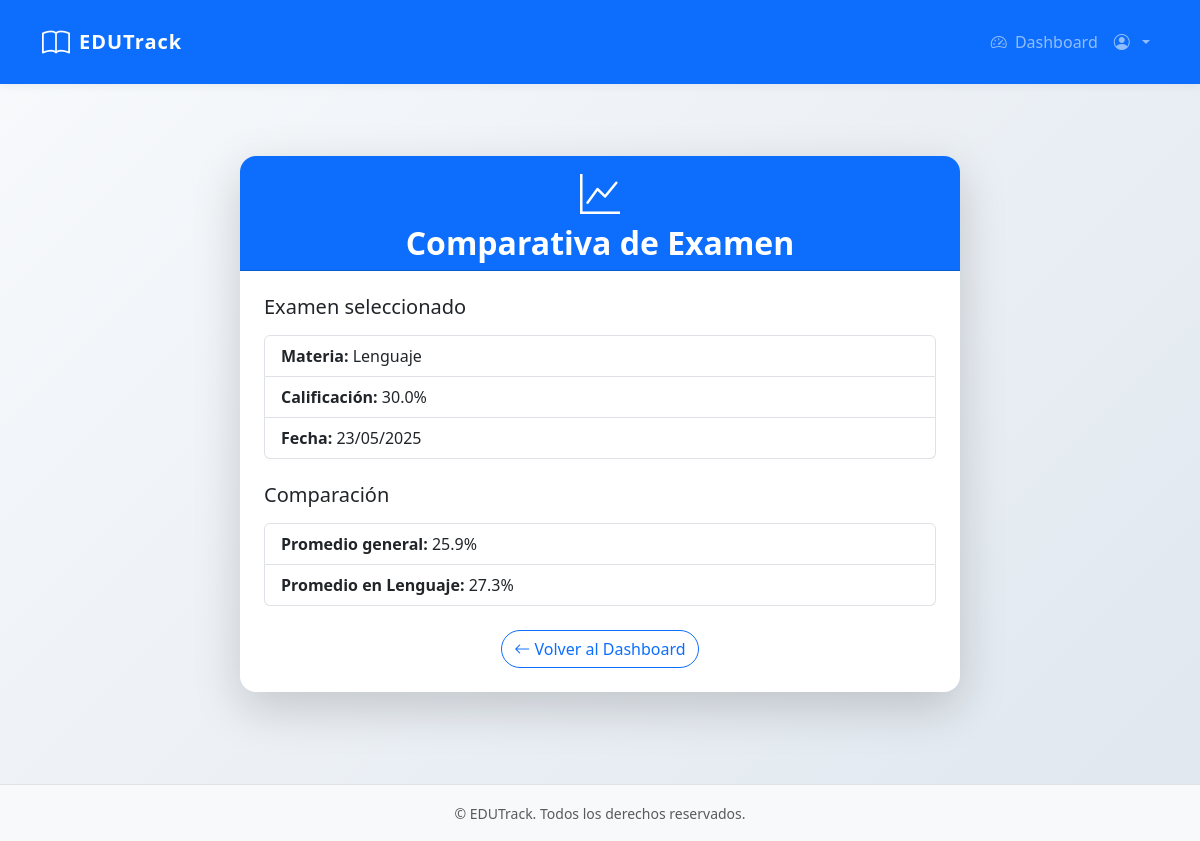
/compare_exam/1 (signed in), run on the app's committed database.
### app/models.py (models this page shows, shortened)
class Exam(db.Model):
    id = db.Column(db.Integer, primary_key=True)
    subject = db.Column(db.String(64))  # 'lenguaje', 'matematicas', 'fisica'
    score = db.Column(db.Float)
    timestamp = db.Column(db.DateTime, index=True, default=datetime.utcnow)
    user_id = db.Column(db.Integer, db.ForeignKey('user.id'))
    answers = db.relationship('Answer', backref='exam', lazy='dynamic')

### app/routes.py (the view)
@main_bp.route('/compare_exam/<int:exam_id>')
@login_required
def compare_exam(exam_id):
    exam = Exam.query.get_or_404(exam_id)
    user_exams = Exam.query.filter_by(user_id=current_user.id).all()
    subject_exams = [e for e in user_exams if e.subject == exam.subject]
    overall_average = sum(e.score for e in user_exams) / len(user_exams) if user_exams else 0
    subject_average = sum(e.score for e in subject_exams) / len(subject_exams) if subject_exams else 0
    return render_template(
        'compare_exam.html',
        exam=exam,
        overall_average=overall_average,
        subject_average=subject_average
    )

### app/__init__.py (called while the page is built)
def create_app():
    app = Flask(__name__, static_folder="static")
    app.config.from_object('config.Config')
    db.init_app(app)
    login_manager.init_app(app)
    mail.init_app(app)
    login_manager.login_view = 'main.login'
    from app.routes import main_bp
    app.register_blueprint(main_bp)
    @login_manager.user_loader
    def load_user(id):
        from app.models import User
        return User.query.get(int(id))
    return app

### app/templates/compare_exam.html (shortened to what this page needs)
{% extends "base.html" %}
{% block content %}
<div class="container py-5">
    <div class="row justify-content-center">
        <div class="col-md-8">
            <div class="card shadow-lg border-0 rounded-4">
                <div class="card-header bg-primary text-white text-center rounded-top-4">
                    <i class="bi bi-graph-up fs-1 mb-2"></i>
                    <h2 class="mb-0 fw-bold">Comparativa de Examen</h2>
                </div>
                <div class="card-body p-4">
                    <h5 class="mb-3">Examen seleccionado</h5>
                    <ul class="list-group mb-4">
                        <li class="list-group-item"><strong>Materia:</strong> {{ exam.subject.capitalize() }}</li>
                        <li class="list-group-item"><strong>Calificación:</strong> {{ "%.1f"|format(exam.score) }}%</li>
                        <li class="list-group-item"><strong>Fecha:</strong> {{ exam.timestamp.strftime('%d/%m/%Y') }}</li>
                    </ul>
                    <h5 class="mb-3">Comparación</h5>
                    <ul class="list-group">
                        <li class="list-group-item">
                            <strong>Promedio general:</strong> {{ "%.1f"|format(overall_average) }}%
                        </li>
                        <li class="list-group-item">
                            <strong>Promedio en {{ exam.subject.capitalize() }}:</strong> {{ "%.1f"|format(subject_average) }}%
                        </li>
                    </ul>
                    <div class="text-center mt-4">
                        <a href="{{ url_for('main.dashboard') }}" class="btn btn-outline-primary rounded-pill">
                            <i class="bi bi-arrow-left"></i> Volver al Dashboard
                        </a>
                    </div>
                </div>
            </div>
        </div>
    </div>
</div>
{% endblock %}

### app/static/css/styles.css (style rules this page uses)
body { height: 100vh; }
.card { margin-bottom: 20px; box-shadow: 0 0.125rem 0.25rem rgba(0, 0, 0, 0.075); }
.card-header { font-weight: bold; }
.container { height: 100%; }

### app/templates/base.html (style rules this page uses)
body { background: linear-gradient(135deg, #f8fafc 0%, #e0e7ef 100%); }

### data on the page
Exam: subject "Lenguaje", score "30.0", timestamp "23/05/2025"

### other printed values
{{ "%.1f"|format(overall_average) }} "25.9"
{{ "%.1f"|format(subject_average) }} "27.3"
